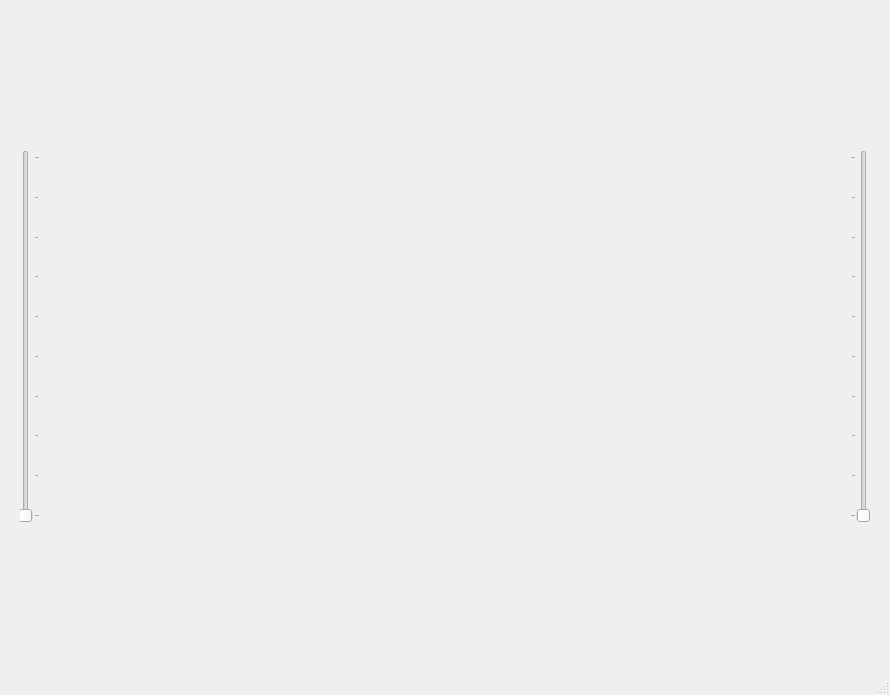
<?xml version="1.0" encoding="UTF-8"?>
<ui version="4.0">
 <class>MainWindow</class>
 <widget class="QMainWindow" name="MainWindow">
  <property name="geometry">
   <rect>
    <x>0</x>
    <y>0</y>
    <width>890</width>
    <height>695</height>
   </rect>
  </property>
  <property name="windowTitle">
   <string>MainWindow</string>
  </property>
  <widget class="QWidget" name="centralwidget">
   <layout class="QHBoxLayout" name="horizontalLayout_2">
    <property name="leftMargin">
     <number>20</number>
    </property>
    <property name="topMargin">
     <number>150</number>
    </property>
    <property name="rightMargin">
     <number>20</number>
    </property>
    <property name="bottomMargin">
     <number>150</number>
    </property>
    <item>
     <widget class="QSlider" name="verticalSlider">
      <property name="minimum">
       <number>1</number>
      </property>
      <property name="maximum">
       <number>10</number>
      </property>
      <property name="pageStep">
       <number>1</number>
      </property>
      <property name="sliderPosition">
       <number>1</number>
      </property>
      <property name="orientation">
       <enum>Qt::Vertical</enum>
      </property>
      <property name="tickPosition">
       <enum>QSlider::TicksBelow</enum>
      </property>
      <property name="tickInterval">
       <number>1</number>
      </property>
     </widget>
    </item>
    <item>
     <spacer name="horizontalSpacer">
      <property name="orientation">
       <enum>Qt::Horizontal</enum>
      </property>
      <property name="sizeHint" stdset="0">
       <size>
        <width>40</width>
        <height>20</height>
       </size>
      </property>
     </spacer>
    </item>
    <item>
     <widget class="QSlider" name="verticalSlider_2">
      <property name="minimum">
       <number>1</number>
      </property>
      <property name="maximum">
       <number>10</number>
      </property>
      <property name="pageStep">
       <number>1</number>
      </property>
      <property name="orientation">
       <enum>Qt::Vertical</enum>
      </property>
      <property name="tickPosition">
       <enum>QSlider::TicksAbove</enum>
      </property>
      <property name="tickInterval">
       <number>1</number>
      </property>
     </widget>
    </item>
   </layout>
  </widget>
  <widget class="QMenuBar" name="menubar">
   <property name="geometry">
    <rect>
     <x>0</x>
     <y>0</y>
     <width>890</width>
     <height>21</height>
    </rect>
   </property>
  </widget>
  <widget class="QStatusBar" name="statusbar"/>
 </widget>
 <resources/>
 <connections/>
</ui>
